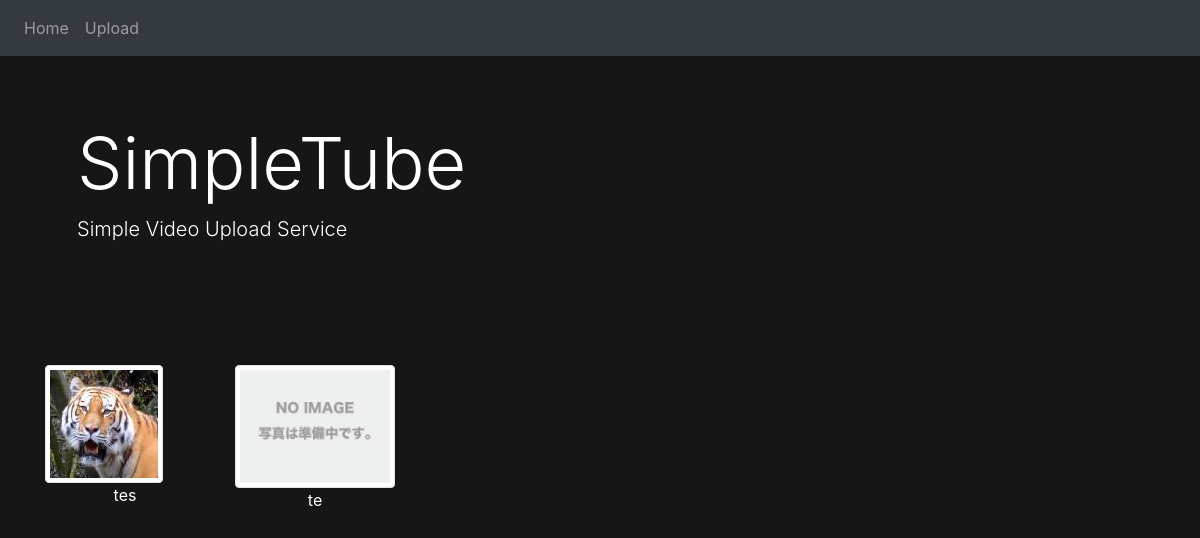
The page / on the database its author committed.
### videos/models.py (models this page shows, shortened)
class Video(models.Model):
    title = models.CharField('Video Title', max_length=255)
    description = models.TextField('Description', blank=True)
    thumbnail = models.ImageField('Thumbnail', upload_to='thumbnails/', null=True, blank=True)  # /media/thumbnails/ファイル名
    upload = models.FileField('File', upload_to='uploads/%Y/%m/%d/')  # /media/uploads/2018/3/20/ファイル名
    created_at = models.DateTimeField('Created Date', auto_now_add=True)  # default=timezone.nowと違い、入力欄は表示されない
    updated_at = models.DateTimeField('Modified Date', auto_now=True)  # 更新するたびにその日時が格納される

### videos/views.py (the view)
# urls.py: path('', views.IndexView.as_view(), name='index'),
class IndexView(generic.ListView):
    model = Video

### videos/templates/videos/video_list.html
{% extends 'videos/base.html' %}
{% load static %}
{% block content %}
<div class="row">
  {% for video in video_list %}
    <div class="col-6 col-md-2">
      <a href="{% url 'videos:play' video.pk %}">
        {% if video.thumbnail %}
          <img class="img-thumbnail" src="{{ video.thumbnail.url }}" alt="{{ video.title }}">
        {% else %}
          <img class="img-thumbnail" src="{% static 'videos/noimage.jpg' %}" alt="{{ video.title }}">
        {% endif %}
      </a>
      <p class="text-center">{{ video.title }}</p>
    </div>
  {% endfor %}
</div>
{% endblock %}

### videos/static/videos/main.css (style rules this page uses)
body { background-color: #161616; color: #fff; }

### rows shown on the page
Video: thumbnail (picture), title "tes"
Video: title "te"
